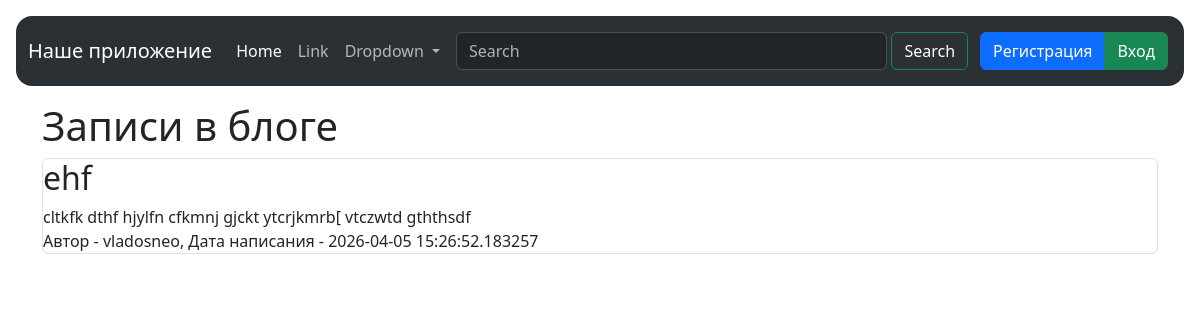
Before: / with the older database file.
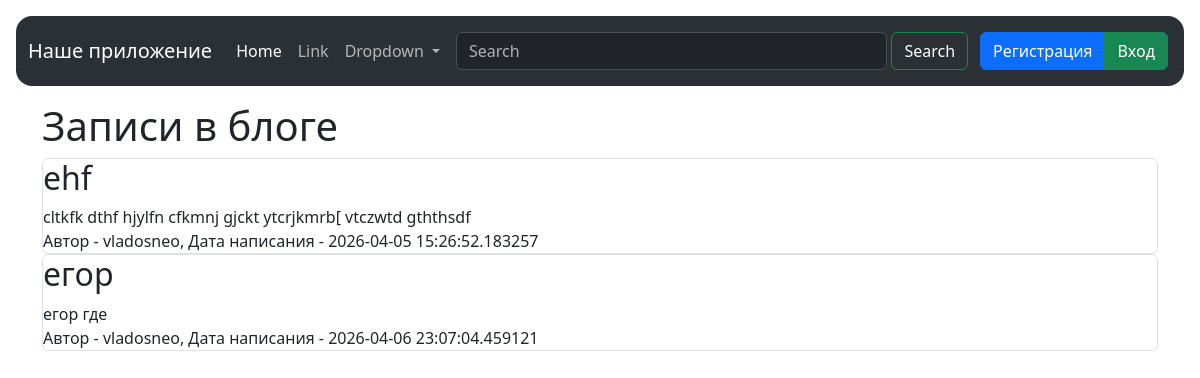
After: the same page with the newer database file.
### data/news.py (models this page shows)
class News(SqlAlchemyBase):
    __tablename__ = 'news'
    id = sqlalchemy.Column(sqlalchemy.Integer, primary_key=True, autoincrement=True)
    title = sqlalchemy.Column(sqlalchemy.String, nullable=True)
    content = sqlalchemy.Column(sqlalchemy.String, nullable=True)
    created_date = sqlalchemy.Column(sqlalchemy.DateTime, default=datetime.datetime.now)
    is_private = sqlalchemy.Column(sqlalchemy.Boolean, default=True)
    user_id = sqlalchemy.Column(sqlalchemy.Integer, sqlalchemy.ForeignKey("users.id"))
    user = orm.relationship('User')
    categories = orm.relationship("Category", secondary="association", backref="news")

### data/users.py (models this page shows, shortened)
class User(SqlAlchemyBase, UserMixin):
    __tablename__ = 'users'
    id = sqlalchemy.Column(sqlalchemy.Integer, primary_key=True, autoincrement=True)
    name = sqlalchemy.Column(sqlalchemy.String, nullable=True)
    about = sqlalchemy.Column(sqlalchemy.String, nullable=True)
    email = sqlalchemy.Column(sqlalchemy.String, index=True, unique=True, nullable=True)
    hashed_password = sqlalchemy.Column(sqlalchemy.String, nullable=True)
    created_date = sqlalchemy.Column(sqlalchemy.DateTime, default=datetime.datetime.now)
    news = orm.relationship("News", back_populates='user')

### main.py (the view)
@app.route("/")
def index():
    db_sess = db_session.create_session()
    if current_user.is_authenticated:
        news = db_sess.query(News).filter((News.user == current_user) | (News.is_private != True))
    else:
        news = db_sess.query(News).filter(News.is_private != True)
    return render_template("index.html", news=news)

### data/db_session.py (called while the page is built)
def create_session() -> Session:
    global __factory
    return __factory()

### templates/index.html (shortened to what this page needs)
{% extends "base.html" %}
{% block content %}
    <h1>Записи в блоге</h1>
    {% for item in news %}
        <div class="col-md6 border rounded">
            <h2>{{ item.title }}</h2>
            <div>
                {{ item.content }}
            </div>
            <div>
                Автор - {{ item.user.name }}, Дата написания - {{ item.created_date }}
            </div>
        </div>
    {% endfor %}
{% endblock %}

### templates/base.html (shortened to what this page needs)
<!DOCTYPE html>
<html lang="en">
<head>
    <link href="https://cdn.jsdelivr.net/npm/bootstrap@5.3.8/dist/css/bootstrap.min.css" rel="stylesheet"
>
    <link rel="stylesheet" href="https://cdn.jsdelivr.net/npm/bootstrap-icons@1.11.3/font/bootstrap-icons.min.css">
</head>
<body>
    <header>
    <div class="container-fluid p-3" data-bs-theme="dark">
        <nav class="navbar navbar-expand-lg bg-body-tertiary rounded-4">
            <div class="container-fluid">
              <a class="navbar-brand" href="#">Наше приложение</a>
              <div class="collapse navbar-collapse" id="navbarSupportedContent">
                <ul class="navbar-nav me-auto mb-2 mb-lg-0">
                  <li class="nav-item">
                    <a class="nav-link active" aria-current="page" href="#">Home</a>
                  </li>
                  <li class="nav-item">
                    <a class="nav-link" href="#">Link</a>
                  </li>
                  <li class="nav-item dropdown">
                    <a class="nav-link dropdown-toggle" href="#" role="button" data-bs-toggle="dropdown" aria-expanded="false">
                      Dropdown
                    </a>
                  </li>
                </ul>
                <form class="d-flex flex-grow-1 p-2" role="search">
                  <input class="form-control me-1" type="search" placeholder="Search" aria-label="Search"/>
                  <button class="btn btn-outline-success text-white" type="submit">Search</button>
                </form>
                {% if current_user.is_authenticated %}
                    <ul class="navbar-nav me-auto p-1 ms-3">
                    <li class="nav-item">
                        <a class="navbar-brand" href="/logout">{{ current_user.name }}</a>
                        <a href="/logout" class="btn btn-outline-danger">Выйти</a>
                    </li>
                    </ul>
                {% else %}
                    <div class="btn-group p-1" role="group" aria-label="">
                      <a href="/register" class="btn btn-primary">Регистрация</a>
                      <a href="/login" class="btn btn-success">Вход</a>
                    </div>
                {% endif %}
              </div>
            </div>
        </nav>
    </div>
    </header>
    <main role="main" class="container">
        {% block content %}{% endblock %}
    </main>
</body>
</html>

Changed rows visible on the page:
added News: title "егор", content "егор где", user.name "vladosneo", created_date "2026-04-06 23:07:04.459121"
